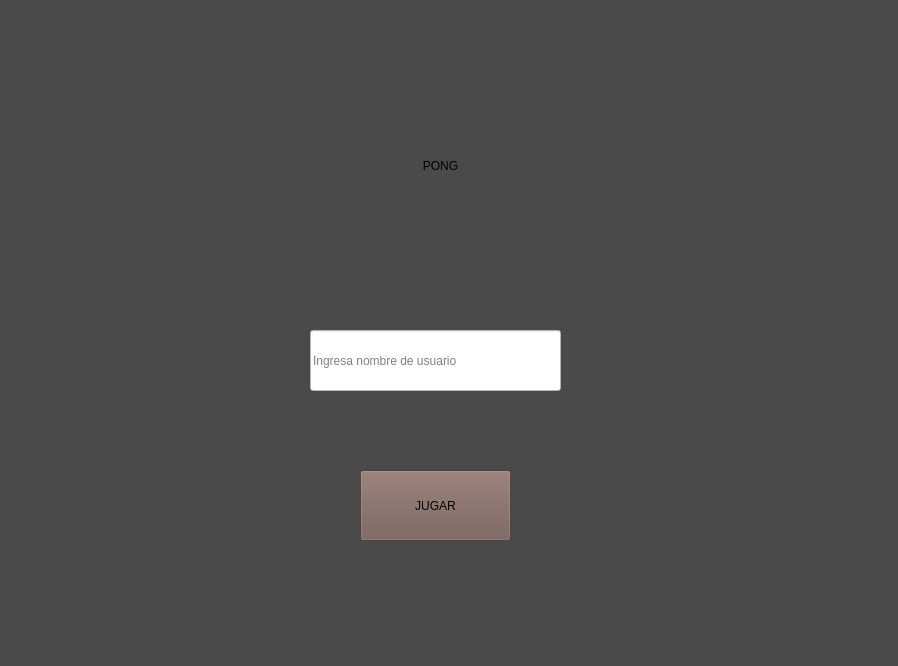
<?xml version="1.0" encoding="UTF-8"?>
<ui version="4.0">
 <class>MainWindow</class>
 <widget class="QMainWindow" name="MainWindow">
  <property name="geometry">
   <rect>
    <x>0</x>
    <y>0</y>
    <width>898</width>
    <height>666</height>
   </rect>
  </property>
  <property name="windowTitle">
   <string>MainWindow</string>
  </property>
  <property name="styleSheet">
   <string notr="true">background-color: rgb(74, 74, 74);</string>
  </property>
  <widget class="QWidget" name="centralwidget">
   <widget class="QPushButton" name="boton_jugar">
    <property name="geometry">
     <rect>
      <x>360</x>
      <y>470</y>
      <width>151</width>
      <height>71</height>
     </rect>
    </property>
    <property name="styleSheet">
     <string notr="true">background-color: rgb(116, 91, 85);
font: 75 12pt &quot;Comic Sans MS&quot;;</string>
    </property>
    <property name="text">
     <string>JUGAR</string>
    </property>
   </widget>
   <widget class="QLineEdit" name="username">
    <property name="geometry">
     <rect>
      <x>310</x>
      <y>330</y>
      <width>251</width>
      <height>61</height>
     </rect>
    </property>
    <property name="styleSheet">
     <string notr="true">background-color: rgb(255, 255, 255);
font: 75 14pt &quot;Comic Sans MS&quot;;</string>
    </property>
    <property name="text">
     <string/>
    </property>
    <property name="placeholderText">
     <string>Ingresa nombre de usuario</string>
    </property>
   </widget>
   <widget class="QLabel" name="label">
    <property name="geometry">
     <rect>
      <x>210</x>
      <y>100</y>
      <width>461</width>
      <height>131</height>
     </rect>
    </property>
    <property name="styleSheet">
     <string notr="true">font: 48pt &quot;OCR A Extended&quot;;</string>
    </property>
    <property name="text">
     <string>PONG</string>
    </property>
    <property name="alignment">
     <set>Qt::AlignCenter</set>
    </property>
   </widget>
  </widget>
 </widget>
 <resources/>
 <connections/>
</ui>
